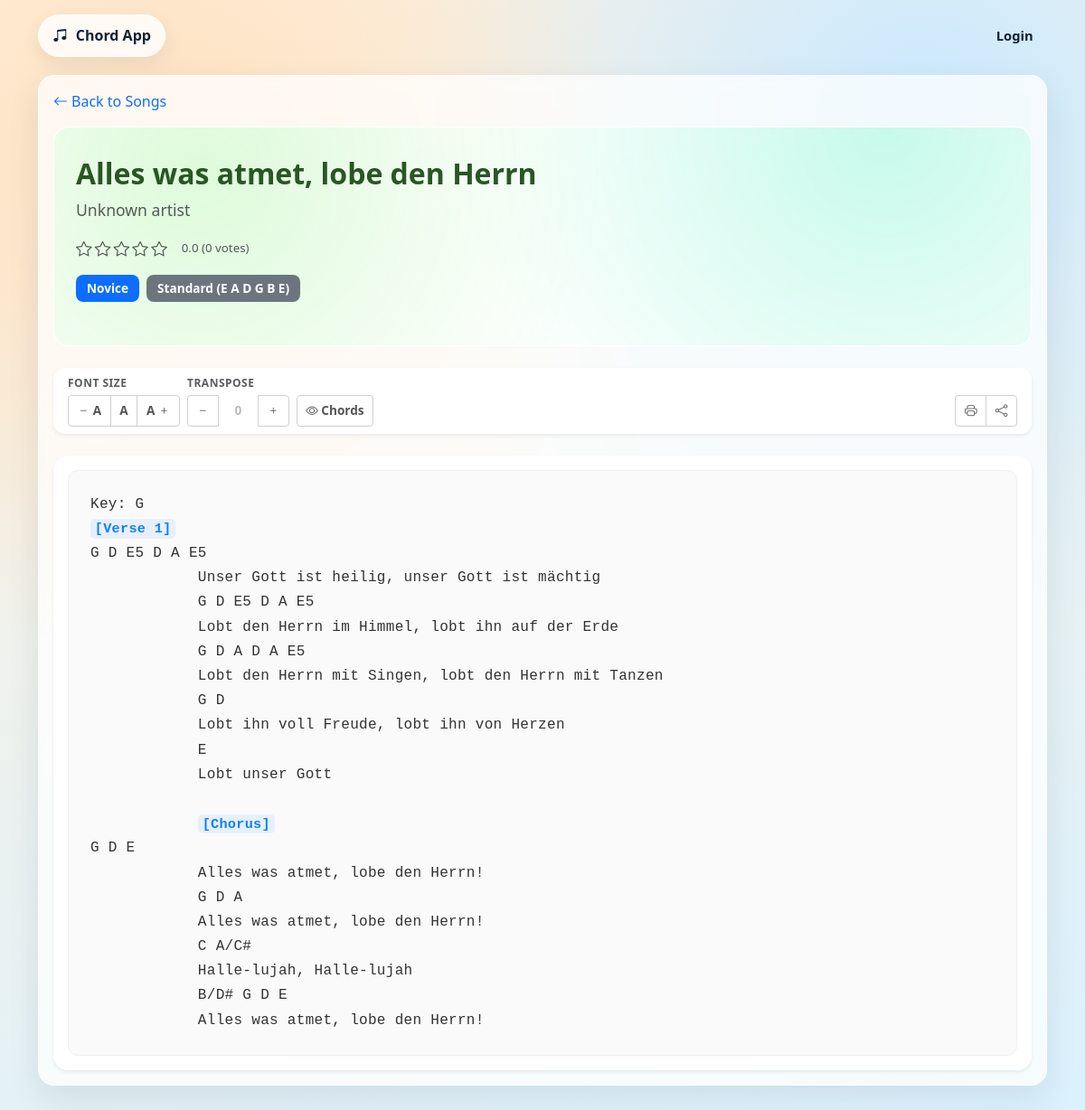
The page /song.php?id=4 on the database its author committed.
### tables this page shows
CREATE TABLE IF NOT EXISTS songs (
    id INT UNSIGNED AUTO_INCREMENT PRIMARY KEY,
    title VARCHAR(255) NOT NULL,
    artist VARCHAR(255) DEFAULT '',
    audio_url VARCHAR(500) DEFAULT '',
    song_key VARCHAR(50) DEFAULT '',
    tuning VARCHAR(100) DEFAULT 'Standard (E A D G B E)',
    difficulty VARCHAR(50) DEFAULT 'Novice',
    rating_value DECIMAL(3,2) DEFAULT 0,
    rating_votes INT UNSIGNED DEFAULT 0,
    created_at TIMESTAMP DEFAULT CURRENT_TIMESTAMP,
    updated_at TIMESTAMP NULL DEFAULT NULL ON UPDATE CURRENT_TIMESTAMP
);

CREATE TABLE IF NOT EXISTS chord_versions (
    id INT UNSIGNED AUTO_INCREMENT PRIMARY KEY,
    song_id INT UNSIGNED NOT NULL,
    version_label VARCHAR(100) NOT NULL,
    notes VARCHAR(255) DEFAULT '',
    audio_url VARCHAR(500) DEFAULT '',
    content MEDIUMTEXT NOT NULL,
    created_at TIMESTAMP DEFAULT CURRENT_TIMESTAMP,
    updated_at TIMESTAMP NULL DEFAULT NULL ON UPDATE CURRENT_TIMESTAMP,
    CONSTRAINT fk_chord_versions_song FOREIGN KEY (song_id) REFERENCES songs(id) ON DELETE CASCADE,
    UNIQUE KEY uniq_song_version_label (song_id, version_label)
);

### includes/helpers.php (called while the page is built, shortened)
<?php
function translations(): array
{
    static $map = null;
    if (is_array($map)) {
        return $map;
    }
    $map = require __DIR__ . '/i18n.php';
    return $map;
}
function is_supported_language(string $lang): bool
{
    return isset(SUPPORTED_LANGUAGES[$lang]);
}
function current_language(): string
{
    $lang = $_SESSION['lang'] ?? APP_DEFAULT_LANGUAGE;
    return is_supported_language((string) $lang) ? (string) $lang : APP_DEFAULT_LANGUAGE;
}
function t(string $key, array $replace = []): string
{
    $map = translations();
    $lang = current_language();
    $line = $map[$lang][$key] ?? $map[APP_DEFAULT_LANGUAGE][$key] ?? $key;
    return $line;
}
function e(?string $value): string
{
    return htmlspecialchars((string) $value, ENT_QUOTES, 'UTF-8');
}
function url(string $path = ''): string
{
    return rtrim(BASE_URL, '/') . '/' . ltrim($path, '/');
}
function song_theme_vars(string $seed): string
{
    $hash = hash('sha256', $seed);
    $base = hexdec(substr($hash, 0, 8));
    $h1 = $base % 360;
    $h2 = ($h1 + 48) % 360;
    $h3 = ($h1 + 96) % 360;
    return '--song-a:hsl(' . $h1 . ' 78% 92%);'
        . '--song-b:hsl(' . $h2 . ' 84% 88%);'
        . '--song-c:hsl(' . $h3 . ' 76% 84%);'
        . '--song-ink:hsl(' . $h1 . ' 40% 24%);';
}

### includes/db.php (called while the page is built, shortened)
<?php
function db(): PDO
{
    static $pdo = null;
    if ($pdo instanceof PDO) {
        return $pdo;
    }
    $dsn = 'mysql:host=' . DB_HOST . ';port=' . DB_PORT . ';dbname=' . DB_NAME . ';charset=utf8mb4';
    $pdo = new PDO($dsn, DB_USER, DB_PASS, [
        PDO::ATTR_ERRMODE => PDO::ERRMODE_EXCEPTION,
        PDO::ATTR_DEFAULT_FETCH_MODE => PDO::FETCH_ASSOC,
    ]);
    return $pdo;
}

### includes/chord_render.php (the view, shortened to what this page needs)
<?php
require_once __DIR__ . '/helpers.php';
function render_chord_text(string $text): string
{
    $lines = preg_split('/\r\n|\r|\n/', $text) ?: [];
    $htmlLines = [];
    foreach ($lines as $line) {
        if (trim($line) === '') {
            $htmlLines[] = '<div class="lyric-line">&nbsp;</div>';
            continue;
        }
        $escaped = e($line);
        $parsed = preg_replace('/\[([^\]]+)\]/', '<span class="chord">[$1]</span>', $escaped);
        $htmlLines[] = '<div class="lyric-line">' . $parsed . '</div>';
    }
    return implode("\n", $htmlLines);
}

### public/song.php (shortened to what this page needs)
<?php
require_once __DIR__ . '/../includes/chord_render.php';
$songId = (int) ($_GET['id'] ?? 0);
$songSql = 'SELECT id, title, artist, audio_url,
            IFNULL(song_key, "") as song_key,
            IFNULL(tuning, "Standard (E A D G B E)") as tuning,
            IFNULL(difficulty, "Novice") as difficulty,
            IFNULL(rating_value, 0) as rating_value,
            IFNULL(rating_votes, 0) as rating_votes,
            updated_at
            FROM songs WHERE id = ? LIMIT 1';
$stmt = db()->prepare($songSql);
$stmt->execute([$songId]);
$song = $stmt->fetch();
$versionsSql = 'SELECT id, version_label, content, notes FROM chord_versions WHERE song_id = ? ORDER BY version_label ASC, id ASC';
$versionsStmt = db()->prepare($versionsSql);
$versionsStmt->execute([$songId]);
$versions = $versionsStmt->fetchAll();
$currentVersion = null;
if ($versions) {
    if (!$currentVersion) {
        $currentVersion = $versions[0];
    }
}
require_once __DIR__ . '/../includes/layout_top.php';
?>
<div class="mb-3">
    <a class="text-decoration-none" href="<?= e(url('public/index.php')) ?>"><i class="bi bi-arrow-left me-1"></i><?= e(t('back_to_songs')) ?></a>
</div>
<div class="song-hero-section mb-4" style="<?= e(song_theme_vars((string) $song['id'] . '|' . (string) $song['title'])) ?>">
    <div class="row align-items-center g-4">
        <div class="col-md-8">
            <h1 class="h2 mb-2"><?= e($song['title']) ?></h1>
            <p class="lead text-muted mb-3"><?= e($song['artist'] ?: t('unknown_artist')) ?></p>
            <div class="song-rating mb-3">
                <?php
                $rating = (float) ($song['rating_value'] ?? 0);
                $votes = (int) ($song['rating_votes'] ?? 0);
                $fullStars = (int) $rating;
                $hasHalfStar = ($rating - $fullStars) >= 0.5;
                ?>
                <span class="rating-stars">
                    <?php for ($i = 0; $i < 5; $i++): ?>
                        <?php if ($i < $fullStars): ?>
                            <i class="bi bi-star-fill text-warning"></i>
                        <?php elseif ($i == $fullStars && $hasHalfStar): ?>
                            <i class="bi bi-star-half text-warning"></i>
                        <?php else: ?>
                            <i class="bi bi-star text-muted"></i>
                        <?php endif; ?>
                    <?php endfor; ?>
                </span>
                <span class="ms-2 text-muted small"><?= e(number_format($rating, 1)) ?> (<?= (int) $votes ?> votes)</span>
            </div>
            <div class="song-metadata mb-3">
                <?php if (!empty($song['difficulty'])): ?>
                    <span class="badge bg-primary"><?= e($song['difficulty']) ?></span>
                <?php endif; ?>
                <?php if (!empty($song['tuning'])): ?>
                    <span class="badge bg-secondary"><?= e($song['tuning']) ?></span>
                <?php endif; ?>
            </div>
        </div>
    </div>
</div>
<div class="control-toolbar card border-0 shadow-sm mb-4 sticky-top" style="top: 70px; z-index: 990;">
    <div class="card-body py-2">
        <div class="row g-2 align-items-center">
            <div class="col-auto">
                <label class="text-muted small d-block mb-1">Font Size</label>
                <div class="btn-group btn-group-sm" role="group">
                    <button type="button" class="btn btn-outline-secondary" id="decreaseFont" title="Decrease font size">
                        <i class="bi bi-dash"></i> A
                    </button>
                    <button type="button" class="btn btn-outline-secondary" id="resetFont" title="Reset font size">
                        A
                    </button>
                    <button type="button" class="btn btn-outline-secondary" id="increaseFont" title="Increase font size">
                        A <i class="bi bi-plus"></i>
                    </button>
                </div>
            </div>
            <div class="col-auto">
                <label class="text-muted small d-block mb-1">Transpose</label>
                <div class="btn-group btn-group-sm" role="group">
                    <button type="button" class="btn btn-outline-secondary" id="transposeDown" title="Transpose down (-1 semitone)">
                        <i class="bi bi-dash"></i>
                    </button>
                    <span id="transposeDisplay" class="btn btn-outline-secondary disabled" style="min-width: 45px;">0</span>
                    <button type="button" class="btn btn-outline-secondary" id="transposeUp" title="Transpose up (+1 semitone)">
                        <i class="bi bi-plus"></i>
                    </button>
                </div>
            </div>
            <div class="col-auto">
                <label class="text-muted small d-block mb-1">&nbsp;</label>
                <button type="button" class="btn btn-sm btn-outline-secondary" id="toggleChords" title="Hide/Show chords">
                    <i class="bi bi-eye"></i> Chords
                </button>
            </div>
            <div class="col-auto ms-auto">
                <label class="text-muted small d-block mb-1">&nbsp;</label>
                <div class="btn-group btn-group-sm" role="group">
                    <button type="button" class="btn btn-outline-secondary" onclick="window.print()" title="Print">
                        <i class="bi bi-printer"></i>
                    </button>
                    <button type="button" class="btn btn-outline-secondary" id="shareBtn" title="Share">
                        <i class="bi bi-share"></i>
                    </button>
                </div>
            </div>
        </div>
    </div>
</div>
<?php if (!$versions): ?>
    <div class="alert alert-warning"><i class="bi bi-exclamation-triangle me-2"></i><?= e(t('no_versions_for_song')) ?></div>
<?php else: ?>
    <div class="card border-0 shadow-sm chord-display-card">
        <div class="card-body">
            <div class="lyrics-box" id="lyricsBox">
                <?= render_chord_text((string) $currentVersion['content']) ?>
            </div>
        </div>
    </div>
<?php endif; ?>
<?php require_once __DIR__ . '/../includes/layout_bottom.php'; ?>

### public/assets/css/app.css (style rules this page uses)
:root { --bg-top: #fff2e0; --bg-bottom: #d9f1ff; --panel: #ffffff; --ink: #122136; --muted: #5f6b7d; --line: #d8e1ec; --accent: #f05d23; --accent-2: #0f80f7; }
body { min-height: 100vh; color: var(--ink); overflow-x: hidden; background: radial-gradient(circle at 15% 15%, #ffe0be 0%, transparent 35%), radial-gradient(circle at 85% 10%, #cae9ff 0%, transparent 38%), linear-gradient(160deg, var(--bg-top), var(--bg-bottom)); }
.lyrics-box { background: #fff; border-radius: 0.9rem; border: 1px solid var(--line); padding: 1rem; }
.lyric-line { font-family: "Consolas", "Courier New", monospace; white-space: pre-wrap; word-break: break-word; line-height: 1.7; }
.chord { color: var(--accent-2); font-weight: 700; }
.song-hero-section { background: rgba(255, 255, 255, 0.85); border-radius: 1.1rem; border: 1px solid rgba(255, 255, 255, 0.9); padding: 2rem 1.5rem; position: relative; overflow: hidden; backdrop-filter: blur(8px); }
.song-hero-section::before { content: ""; position: absolute; inset: 0; pointer-events: none; background: radial-gradient(circle at 15% 20%, var(--song-a, #f7e9df) 0%, transparent 48%), radial-gradient(circle at 85% 0%, var(--song-b, #dcecff) 0%, transparent 50%), linear-gradient(145deg, transparent, rgba(255, 255, 255, 0.3)); }
.song-hero-section > * { position: relative; z-index: 1; }
.song-hero-section h1 { color: var(--song-ink, var(--ink)); font-weight: 700; line-height: 1.2; }
.song-hero-section .lead { font-size: 1.1rem; color: #666; }
.song-rating { display: flex; align-items: center; gap: 0.5rem; font-size: 0.95rem; }
.rating-stars { display: inline-flex; gap: 0.2rem; font-size: 1.1rem; }
.song-metadata { display: flex; flex-wrap: wrap; gap: 0.5rem; }
.song-metadata .badge { font-size: 0.85rem; font-weight: 600; padding: 0.5rem 0.75rem; border-radius: 0.5rem; }
.control-toolbar { background: rgba(255, 255, 255, 0.95); border: 1px solid rgba(200, 200, 200, 0.3); border-radius: 0.8rem; backdrop-filter: blur(6px); }
.control-toolbar label { font-size: 0.75rem; font-weight: 700; text-transform: uppercase; letter-spacing: 0.5px; color: #666; margin-bottom: 0.5rem; }
.control-toolbar .btn-group { display: inline-flex; }
.control-toolbar .btn-group-sm { gap: 0; }
.control-toolbar .btn { font-size: 0.85rem; padding: 0.4rem 0.6rem; border-color: #d0d0d0; color: #555; font-weight: 600; }
.control-toolbar .btn.disabled { pointer-events: none; background: transparent; border-color: transparent; color: #999; }
.chord-display-card { background: #ffffff; border-radius: 1rem; border: 1px solid #e8e8e8; transition: box-shadow 0.3s ease; }
.lyrics-box { font-family: "Menlo", "Consolas", "Courier New", monospace; font-size: 16px; line-height: 1.8; letter-spacing: 0.3px; background: #fafafa; border-radius: 0.7rem; border: 1px solid #f0f0f0; padding: 1.5rem; color: #333; transition: font-size 0.2s ease; }
.lyric-line { margin: 0; word-wrap: break-word; white-space: pre-wrap; overflow-x: auto; }
.chord { color: #0f80f7; font-weight: 700; background: rgba(15, 128, 247, 0.08); padding: 0.1rem 0.3rem; border-radius: 0.3rem; font-size: 0.95em; transition: all 0.2s ease; }

### rows shown on the page
songs: title "Alles was atmet, lobe den Herrn", artist "Unknown artist"
chord_versions: content "Key: G [Verse 1] G D E5 D A E5 Unser Gott ist heilig, unser Gott ist mächtig G D E5 D A E5 Lobt den Herrn im Himmel, lobt ihn auf der Erde G D A D A E5 Lobt den Herrn mit Singen, lobt den Herrn mit Tanzen G D Lobt ihn voll Freude, lobt ihn von Herzen E Lobt unser Gott [Chorus] G D E Alles was atmet, lobe den Herrn! G D A Alles was atmet, lobe den Herrn! C A/C# Halle-lujah, Halle-lujah B/D# G D E Alles was atmet, lobe den Herrn!"

### other values the page prints
APP_NAME "Chord App"
t('login') "Login"
t('back_to_songs') "Back to Songs"
$rating "0.0"
$votes "0"
$song['difficulty'] "Novice"
$song['tuning'] "Standard (E A D G B E)"
